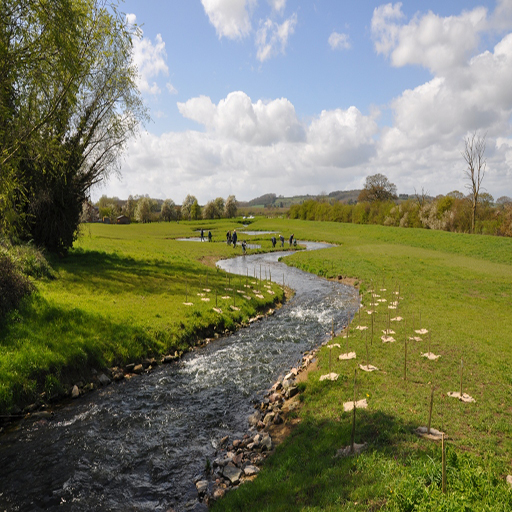
#> input picture hhh/Mark/3.jpeg, 512 x 512 px
$ python assignment7.py
#> lines starting #> are read from the running program, lines starting #| are printed output that depends on the picture
# -*- coding: utf-8 -*-
"""
Name: Song, Jiwei (Mark)
Date: 2018-01-24
Program Title: OpenCV
Purpose:
(a) Generate a jpg file with the following:
Rectangles, dots, text, ellipses and lines of different colours.
(b) Take a second .jpg file and edit it to the  same size with a photograph taken by your phone.
(c) Blend the two together in 11 jpg photographs ranging from 0-100%, 10-90%, ... all the way to 100-0%
"""

import cv2
import numpy as np
img1 = cv2.imread('3.jpeg')
#> img1 is the input picture: shape (512, 512, 3); mean B, G, R 96.2, 123.4, 120.9
img2 = cv2.imread('2.jpg')
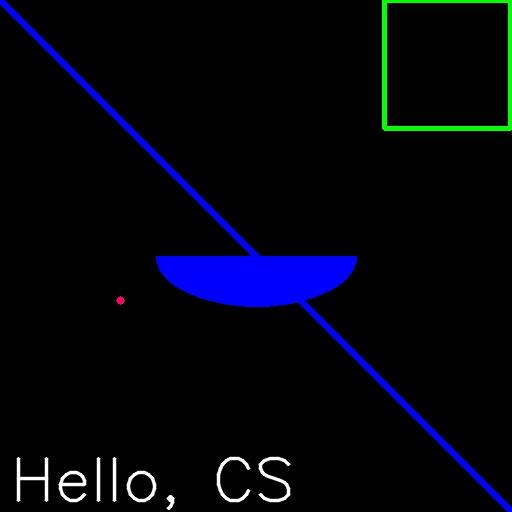
#> input picture hhh/Mark/2.jpg, 512 x 512 px
#> img2 is the input picture: shape (512, 512, 3); mean B, G, R 14.1, 4.3, 2.4

img = np.zeros((512,512,3), np.uint8)
cv2.line(img,(0,0),(511,511),(255,0,0),5)
cv2.rectangle(img,(384,0),(510,128),(0,255,0),3)
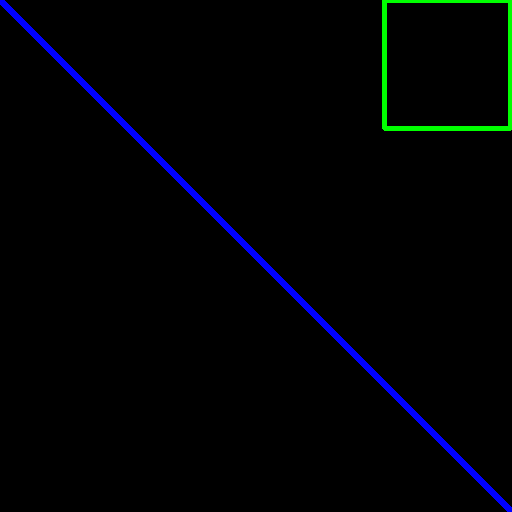
#> img: shape (512, 512, 3); mean of channels 0, 1, 2 4.5, 2.1, 0; drawn as B, G, R
cv2.ellipse(img,(256,256),(100,50),0,0,180,255,-1)
cv2.circle(img,(150,300), 4, (100,0,255), -1)
#> img: shape (512, 512, 3); mean of channels 0, 1, 2 11.9, 2.1, 0
font = cv2.FONT_HERSHEY_SIMPLEX
cv2.putText(img,'Hello, CS',(10,500), font, 2,(255,255,255),2,cv2.LINE_AA)
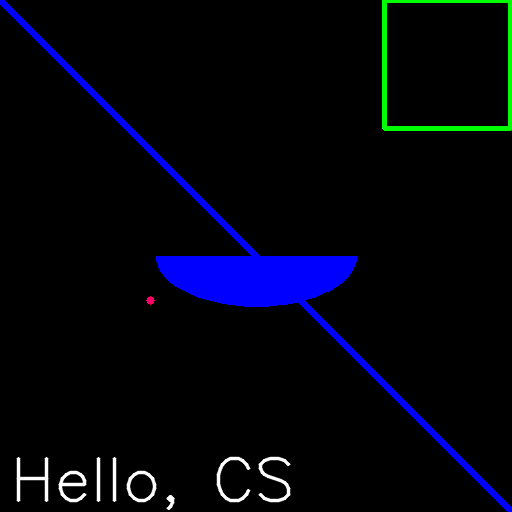
#> img: shape (512, 512, 3); mean of channels 0, 1, 2 14, 4.1, 2.1; drawn as B, G, R

cv2.imshow('3.jpeg',img1)

cv2.imshow('2.jpg',img2)

img1 = cv2.imread('3.jpeg')
img2 = cv2.imread('2.jpg')
dst = ['1','2','3','4','5','6','7','8','9','10']
for i in range(10):
    dst[i] = cv2.addWeighted(img1,i/10,img2,1-i/10,0)
    cv2.imshow(str(dst[i]),dst[i])
#> after the loop, dst = 10 items
cv2.waitKey(0)
cv2.destroyAllWindows()
